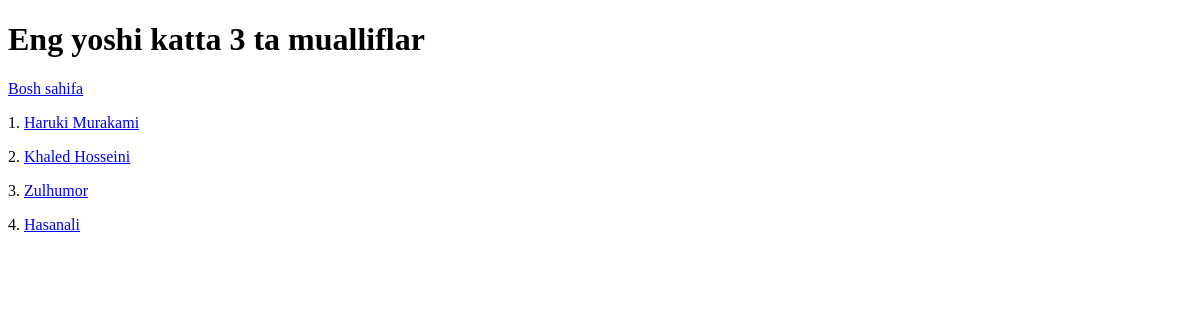
Page /oldestmualliflar/ on the earlier database version.
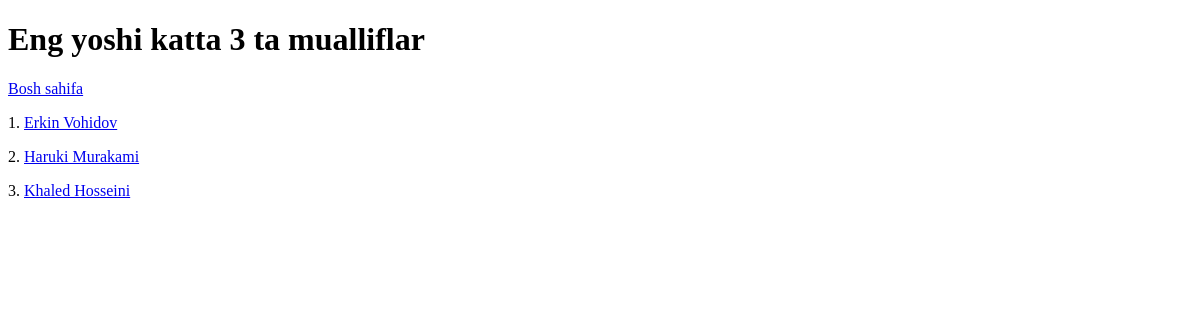
Same page on the later database version.
### main/models.py (models this page shows, shortened)
class Muallif(models.Model):
    ism = models.CharField(max_length=50)
    jins = models.CharField(max_length=150, choices=[("male", "Male"), ("female", "Female")])
    tugilgan_sana = models.DateField(null=True, blank=True)
    kitob_soni = models.PositiveIntegerField()
    tirik = models.BooleanField()

### main/views.py (the view)
# urls.py: path('oldestmualliflar/', oldestmualliflar_view),
def oldestmualliflar_view(request):
    oldestmualliflar =Muallif.objects.order_by("tugilgan_sana")[3:]
    context = {'oldestmualliflar': oldestmualliflar}
    return render(request, 'oldestmualliflar.html', context)

### templates/oldestmualliflar.html (shortened to what this page needs)
<!DOCTYPE html>
<html lang="en">
<head>
</head>
<body>
    <h1>Eng yoshi katta 3 ta mualliflar</h1>
    <a href="/">Bosh sahifa</a>
    {% for muallif in oldestmualliflar %}
    <p>
        {{forloop.counter}}.
        <a href="/mualliflar/{{ muallif.id }}/">
            {{ muallif.ism }}
        </a>
    </p>
    {% endfor %}
</body>
</html>

Differences in the rows shown:
no longer on this page (row edited): Muallif: ism "Zulhumor"
removed Muallif: ism "Hasanali"
now on this page (row unchanged): Muallif: ism "Erkin Vohidov"
